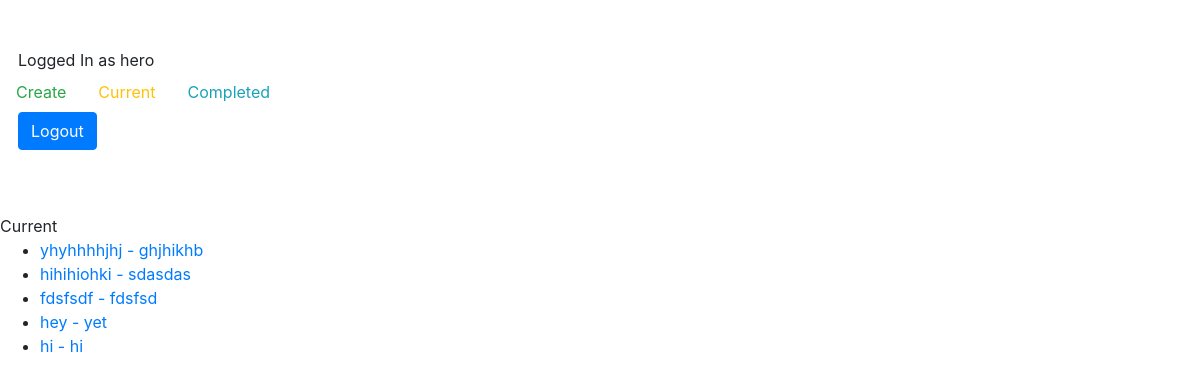
/current/ (signed in), run on the app's committed database.
### todo/models.py (models this page shows, shortened)
class Query(models.Model):
    title = models.CharField(max_length=100)
    query = models.TextField(blank=True)
    created = models.DateTimeField(auto_now_add=True)
    datecompleted = models.DateTimeField(null=True, blank=True)
    important = models.BooleanField(default=False)
    user = models.ForeignKey(User, on_delete=models.CASCADE)

### todo/views.py (the view)
# urls.py: path('current/',views.currenttodos, name='currenttodos'),
@login_required
def currenttodos(request):
    querys = Query.objects.filter(user=request.user, datecompleted__isnull=True)
    return render (request, 'todo/currenttodos.html', {'querys':querys})

### todo/templates/todo/currenttodos.html
<br>&nbsp;&nbsp;&nbsp;&nbsp; {% extends 'todo/base.html' %}{% block content %}Current
<ul>
    {% for query in querys %}
    <li>
        <a href="{% url 'viewquery' query.id %}">{% if query.important %} <b>{% endif %}{{ query.title }}{% if todo.important %} </b> {% endif %} {% if query.query %} - {{ query.query }}{% endif %} </a></li>
    {% endfor %}
</ul>{% endblock %}

### todo/templates/todo/base.html (shortened to what this page needs)
<br>&nbsp;&nbsp;&nbsp;{% if user.is_authenticated %} Logged In as {{user.username}}&nbsp;&nbsp;
<head>
    <link rel="stylesheet" href="https://stackpath.bootstrapcdn.com/bootstrap/4.3.1/css/bootstrap.min.css">
</head>
<ul class="nav">
    <li class="nav-item">
        <a class="nav-link text-success" href="{% url 'createquery' %}">Create</a>
    </li>
    <li class="nav-item">
        <a class="nav-link text-warning" href="{% url 'currenttodos' %}">Current</a>
    </li>
    <li class="nav-item">
        <a class="nav-link text-info" href="{% url 'completedquerys' %}">Completed</a>
    </li>
</ul>
<form action="{% url 'logoutuser' %}" method="POST">
    <button type="submit" class="btn btn-primary">Logout</button>
</form> {% else %} <a href="{% url 'signupuser' %}">Sign Up</a>
<a href="{% url 'loginuser' %}">Login</a> {% endif %}
<br>{% block content %}{% endblock %}

### data on the page
Query: title "yhyhhhhjhj", query "ghjhikhb"
Query: title "hihihiohki", query "sdasdas"
Query: title "fdsfsdf", query "fdsfsd"
Query: title "hey", query "yet"
Query: title "hi", query "hi"

### other printed values
{{ user.username }} "hero"
